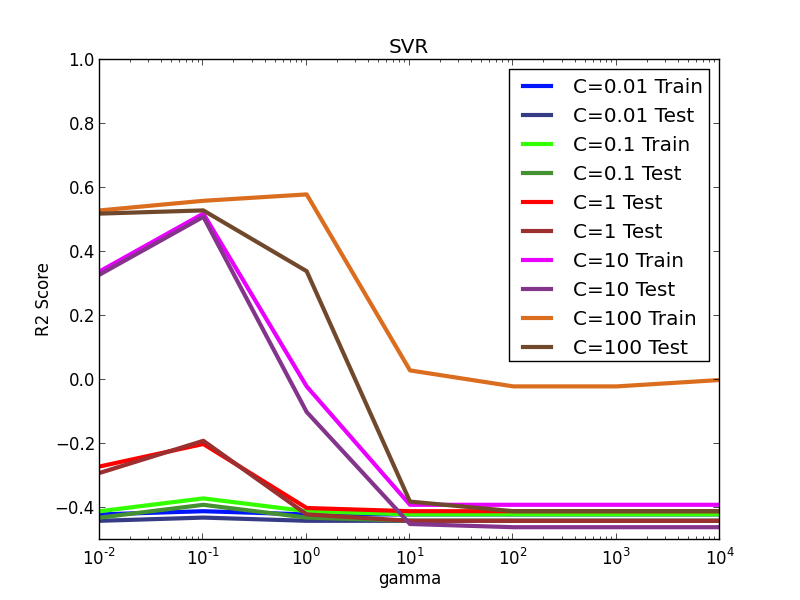

Reproduce this figure in Python.
import matplotlib.pyplot as plt
import numpy as np
from numpy import random

##Put the series you want to plot in the double array data. Put the series labels in the labels array
##Right now, all y_data series must use the same x_series


x_data = [1E-2, 1E-1, 1, 1E1, 1E2, 1E3, 1E4]
y_data = [[-0.42, -0.41, -0.42, -0.42, -0.42, -0.42, -0.42], [-0.44, -0.43, -0.44, -0.44, -0.44, -0.44, -0.44],
		  [-0.41, -0.37, -0.41, -0.42, -0.42, -0.42, -0.42], [-0.43, -0.39, -0.43, -0.44, -0.44, -0.44, -0.44],
		  [-0.27, -0.20, -0.40, -0.41, -0.41, -0.41, -0.41], [-0.29, -0.19, -0.42, -0.44, -0.44, -0.44, -0.44],
		  [0.34, 0.52, -0.02, -0.39, -0.39, -0.39, -0.39], [0.33, 0.51, -0.10, -0.45, -0.46, -0.46, -0.46],
		  [0.53, 0.56, 0.58, 0.03, -0.02, -0.02, -0.00], [0.52, 0.53, 0.34, -0.38, -0.41, -0.41, -0.41]]
labels = ['C=0.01 Train', 'C=0.01 Test', 'C=0.1 Train', 'C=0.1 Test', 'C=1 Test', 'C=1 Test', 'C=10 Train', 'C=10 Test', 'C=100 Train', 'C=100 Test']
color = ['#0015ff', '#353c85', '#33FF00', '#439130', '#FF0000', '#9C2F2F', '#EA00FF', '#85348C', '#DB6D1F', '#70482C']

for i in np.arange(0,len(y_data)):
	plt.semilogx(x_data, y_data[i], color[i], label=labels[i], linewidth=3)

plt.title('SVR')
plt.xlabel('gamma')
plt.ylabel('R2 Score')
plt.ylim([-0.5, 1])
plt.legend(loc='best')
plt.show()
